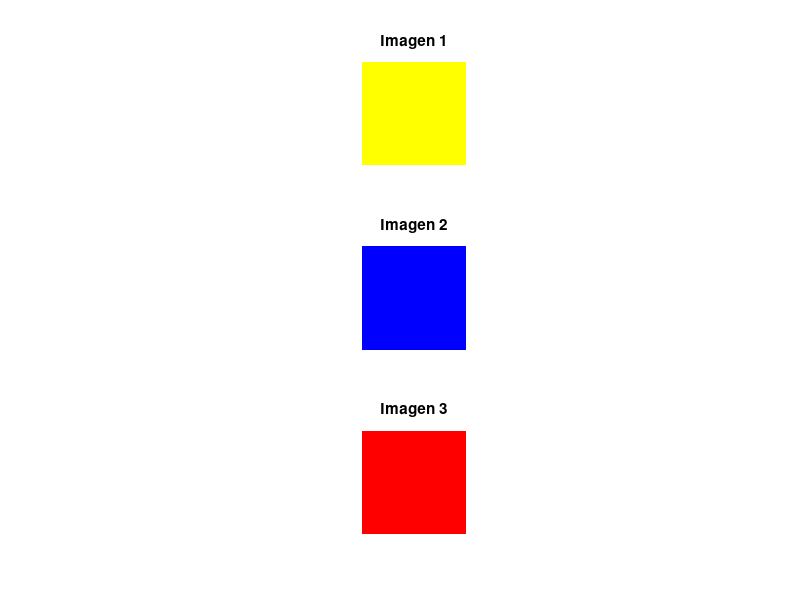

MATLAB code to generate this figure:
%Creacion de una imagen a color de 500 x 750
%Intensidad de color 8 bit (0-255).  2 elevado 8 = 256
clc;
clear all;
%Matriz 
%Color Amarillo
a(1:50,1:50,1)=255/255;%Color rojo
a(1:50,1:50,2)=255/255;%Color verde
a(1:50,1:50,3)=0/255;%Color azul
%Transformar matriz a en imagen color en variable img
img=im2uint8(a);
subplot(3,1,1);%subplot(filas,columnas,posicion)
imshow(img);
title('Imagen 1');
%Color azul
b(1:50,1:50,1)=0/255;%Color rojo
b(1:50,1:50,2)=0/255;%Color verde
b(1:50,1:50,3)=255/255;%Color azul
img=im2uint8(b);
subplot(3,1,2);%subplot(filas,columnas,posicion)
imshow(img);
title('Imagen 2');
%Color rojo
c(1:50,1:50,1)=255/255;%Color rojo
c(1:50,1:50,2)=0/255;%Color verde
c(1:50,1:50,3)=0/255;%Color azul
%Transformar matriz a en imagen color en variable img
img=im2uint8(c);
subplot(3,1,3);%subplot(filas,columnas,posicion)
imshow(img);
title('Imagen 3');